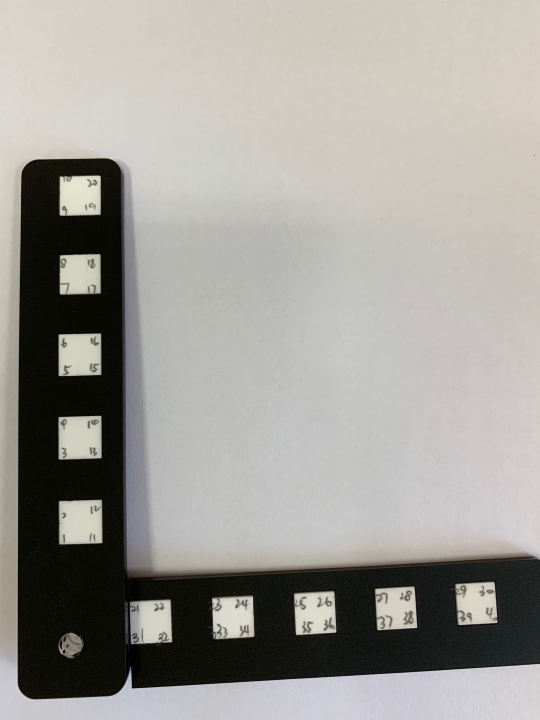
#> input picture sequence.jpg, 1080 x 1440 px (shown at 1/2 size)
$ python Htest.py ../sequence.jpg ../sequence.jpg
#> lines starting #> are read from the running program, lines starting #| are printed output that depends on the picture; long printed decimals are rounded
# -*- coding: utf-8 -*-
# @Author: Jiarui Wang(Jill)
# @Date:   2019-06-08 11:42:26
# @E-mail: e0386397@u.nus.edu
# @Last Modified time: 2019-08-08 16:06:18
import cv2 as cv
import numpy as np
import sys
import math
import operator
import scipy
import matplotlib.pyplot as plt
from numpy.linalg import lstsq
from numpy.linalg import inv
from scipy.spatial import Delaunay
########################################################################
#################################################################
# This is for estimating area in real world according to image.
# By building homography martrix
################################################################
########################################################################

img = cv.imread(sys.argv[1])
#> img is the input picture: shape (1440, 1080, 3); mean B, G, R 150.9, 156, 158.1
resizeAspect = 2
manualCorners=[]
contourPoints=[]
global min_x, min_y, width, height, point1, point2, ix, iy
global ROI
########################################################################
# Use image processing to find L ruler's corner pixel coordinate
########################################################################
# [73 lines left out: function getPixelCoordinateList, not called in this run]


########################################################################
# Sign real coordinates to corners
########################################################################
def getRealCoordinateList():
	patternPoints = []
	for i in range(0,10):
		patternPoints.append([0, 2.5+1.0*i, 0])

	for i in range(0,10):
		patternPoints.append([1.0, 2.5+1.0*i, 0])

	for i in range(0,10):
		patternPoints.append([1.5+1.0*i, 1.0, 0])

	for i in range(0,10):
		patternPoints.append([1.5+1.0*i, 0, 0])

	return patternPoints

########################################################################
# Use Ap=b to calculate homography matrix
########################################################################
def calculatehomographyMatrix(pixelList, realList):
	# Get matrix A from pixel(u,v) and real (x,y)
	A = []
	b = []
	length =  len(pixelList)
	for i in range(0, length):
		u = pixelList[i][0]
		v = pixelList[i][1]
		x = realList[i][0]
		y = realList[i][1]
		A.append([x, y, 1, 0, 0, 0, -1*u*x, -1*u*y])
		b.append([u])
	for i in range(0, length):
		u = pixelList[i][0]
		v = pixelList[i][1]
		x = realList[i][0]
		y = realList[i][1]
		A.append([0, 0, 0, x, y, 1, -1*v*x, -1*v*y])
		b.append([v])

	A = np.array(A)
	b = np.array(b)
	p, residuals, rank, sv = np.linalg.lstsq(A, b, -1)


	homography = [ [p[0][0], p[1][0], p[2][0]],
				   [p[3][0], p[4][0], p[5][0]],
				   [p[6][0], p[7][0], 1]]
	homography = np.array(homography)

	return homography


########################################################################
# Find countours of detected shape
########################################################################
# [73 lines left out: functions findContourPoints, calculateContourArea, correctnessTest, not called in this run]

########################################################################
# Given sortedCorner(pixel coordinates) and patternPoints(real coordinate)
# To calculate calibration matrix
########################################################################
def calculateCalibration(sortedCorners, patternPoints):
	camera_matrix = np.zeros((3, 3),'float32')
	height = img.shape[0]
	weight = img.shape[1]#3080
	focal = 18
	# [4 lines of commented-out code are left out]
	camera_matrix[0,0]= (focal/23.5)*weight
	camera_matrix[1,1]= (focal/15.6)*height
	camera_matrix[2,2]= 1.0
	camera_matrix[0,2]= img.shape[1]/2
	camera_matrix[1,2]= img.shape[0]/2

	dist_coefs = np.zeros(0,'float32')
	patternPoints = np.array(patternPoints, 'float32')
	sortedCorners = np.array(sortedCorners, 'float32')

	rms, camera_matrix, dist_coefs, rvecs, tvecs = cv.calibrateCamera(
		[patternPoints], [sortedCorners],
		(img.shape[1],img.shape[0]),
		camera_matrix,dist_coefs,
		flags=cv.CALIB_FIX_K3 + cv.CALIB_USE_INTRINSIC_GUESS)
	return rms, camera_matrix, dist_coefs, rvecs, tvecs


########################################################################
# Find 50 points on ruler, and cut all the other non-important thing
########################################################################
# [305 lines left out: functions findRulerCorners, cornerInLines, pointsFitting, almostEqual_Slope, on_mouse3, on_mouse2 and 5 more, not called in this run]


########################################################################
# Get euclidean Distance between A and B
########################################################################
def euclideanDistance(pointA, pointB):
	dist = math.sqrt((pointB[0] - pointA[0])**2 + (pointB[1] - pointA[1])**2)
	return dist


########################################################################
# Calculate the area given three coordinates
# input is like
# [[72.18761378 59.06871943]
# [37.96444783 35.71516127]
# [95.18101714 13.02890558]]
########################################################################
# [10 lines left out: function triArea, not called in this run]


########################################################################
# Get the pixels by mouse clicking and save to a vector
########################################################################
def getPixelCoordinateListByMouse():
	global min_x, min_y, width, height
	global ROI, manualCorners
	if( len(sys.argv) >2 and sys.argv[2] == "points"):

		gray = cv.cvtColor(img, cv.COLOR_BGR2GRAY)
		gray = cv.GaussianBlur(gray, (5,5),0)

		# select region of interest, so that corner detection can be more accurate
		cv.namedWindow('img', cv.WINDOW_NORMAL)
		cv.resizeWindow('img', int(img.shape[1]/resizeAspect), int(img.shape[0]/resizeAspect))
		cv.setMouseCallback('img', on_mouse)
		cv.imshow('img', img)
		cv.waitKey(0)
		print("get region of interest ...")

	# [22 lines of commented-out code are left out]

		ROI = img[min_y:min_y+height, min_x:min_x+width]
		cv.namedWindow('ROI', cv.WINDOW_NORMAL)
		cv.resizeWindow('ROI', int(height/resizeAspect), int(width/resizeAspect))
		cv.setMouseCallback('ROI', on_mouse2)
		cv.imshow('ROI', ROI)
		while(1):
			cv.imshow('ROI', ROI)
			k = cv.waitKey(20)&0xFF
			if k==27:
				break
			elif k == ord('d'):
				del manualCorners[len(manualCorners)-1]
				print ("delete one point, len is now,")
				print(manualCorners)
		cv.destroyAllWindows()
	else:
		#manualCorners = [(1859, 1019), (1866, 925), (1868, 839), (1874, 753), (1874, 670), (1879, 590), (1881, 512), (1883, 439), (1884, 364), (1890, 296), (1961, 1022), (1961, 936), (1965, 846), (1967, 761), (1967, 680), (1970, 603), (1967, 523), (1970, 446), (1971, 374), (1974, 305), (2006, 1180), (2092, 1189), (2189, 1197), (2279, 1206), (2371, 1211), (2460, 1220), (2551, 1227), (2638, 1231), (2726, 1238), (2815, 1244), (2000, 1275), (2093, 1282), (2187, 1288), (2281, 1294), (2375, 1302), (2468, 1309), (2557, 1315), (2645, 1322), (2735, 1331), (2823, 1334)]
		#the following is for front.JPG
		#manualCorners = [(1862, 1014), (1866, 924), (1869, 836), (1872, 752), (1875, 669), (1878, 589), (1881, 512), (1883, 440), (1884, 364), (1886, 294), (1957, 1023), (1960, 934), (1962, 846), (1964, 762), (1965, 679), (1966, 601), (1966, 521), (1967, 448), (1969, 373), (1970, 303), (2004, 1180), (2090, 1187), (2187, 1196), (2277, 1203), (2372, 1212), (2459, 1219), (2551, 1226), (2636, 1232), (2728, 1240), (2812, 1246), (2002, 1273), (2091, 1279), (2188, 1287), (2279, 1293), (2375, 1302), (2463, 1308), (2557, 1315), (2643, 1321), (2735, 1329), (2820, 1334)]


		# the following is for 2.JPG
		manualCorners = [(1572, 997), (1592, 954), (1613, 910), (1632, 870), (1651, 831), (1668, 794), (1686, 759), (1700, 728), (1716, 693), (1729, 663), (1659, 1007), (1678, 963), (1697, 919), (1713, 879), (1730, 839), (1745, 802), (1760, 766), (1773, 734), (1788, 699), (1800, 669), (1679, 1116), (1767, 1127), (1864, 1139), (1956, 1150), (2055, 1162), (2149, 1173), (2249, 1185), (2345, 1195), (2450, 1206), (2548, 1216), (1660, 1167), (1752, 1178), (1851, 1190), (1945, 1201), (2046, 1214), (2143, 1225), (2247, 1237), (2345, 1249), (2452, 1260), (2553, 1271)]

		# the following is for 1.jpg
		#manualCorners=[(258, 884), (256, 825), (254, 761), (252, 704), (250, 641), (247, 585), (243, 523), (241, 467), (239, 407), (237, 352), (318, 880), (316, 821), (313, 757), (310, 701), (308, 637), (304, 582), (301, 520), (299, 469), (295, 404), (292, 350), (364, 965), (422, 961), (485, 956), (538, 954), (605, 948), (663, 944), (724, 941), (782, 938), (837, 934), (900, 930), (367, 1025), (425, 1021), (489, 1015), (546, 1011), (609, 1007), (668, 1004), (730, 1000), (787, 995), (849, 990), (905, 987)]

	return manualCorners


########################################################################
# Test the area calculation using homography, delauny
########################################################################
# [29 lines left out: function testAreaCalculation, not called in this run]


########################################################################
# Transfer the image into calibrated ones.
########################################################################
def undistortImage(image, mtx, dist):
	pixelImg = image
	h, w = image.shape[:2]

	newcameramtx, roi = cv.getOptimalNewCameraMatrix(mtx, dist, (w,h),1,(w,h))
	dst = cv.undistort(pixelImg, mtx, dist, None, newcameramtx)

	cv.namedWindow('calibrated', cv.WINDOW_NORMAL)
	cv.resizeWindow('calibrated', int(image.shape[1]/resizeAspect), int(image.shape[0]/resizeAspect))
	cv.imshow('calibrated', dst)
	cv.waitKey(0)


	return calibrated


def main():

	print("Get pixel coordinates of corners...")
	#pixelCoordinates = getPixelCoordinateList()
	pixelCoordinates = getPixelCoordinateListByMouse()
	print("Successfully get pixel coordinates, shown as bellow: ")
	print(pixelCoordinates)
	print("length is", len(pixelCoordinates))

	print("Get real coordinates of corners ...")
	realCoordinates = getRealCoordinateList()
	print("Successfully get real coordinates, shown as bellow:")
	print(realCoordinates)

	print("Calculate homography matrix ...")
	homography =  calculatehomographyMatrix(pixelCoordinates, realCoordinates)
	print("Successfully get homography matrix, shown as bellow:")
	print(homography)

	# print("Test the correctness of area ...")
	# testAreaCalculation(homography)

	print("Test the avalibility of calibration model ...")
	rms, camera_matrix, dist_coefs, rvecs, tvecs = calculateCalibration(pixelCoordinates, realCoordinates)
	print("Successfully get calibration, shown as bellow")
	print("\nRMS:", rms)
	print("camera matrix:\n", camera_matrix)
	print("distortion coefficients: \n", dist_coefs.ravel())
	print("rotation vector:\n ", rvecs)
	print("translation vector:\n ", tvecs)


	print("transfer the img into calibrated ones ...")
	calibratedImg = undistortImage(img, camera_matrix, dist_coefs)


if __name__ == '__main__':
    main()
#| RMS: 9.583
#| camera matrix:
#|  [[ 1.31239741e+03  0.00000000e+00 -5.32122141e+01]
#|  [ 0.00000000e+00  1.75944007e+03  1.19240093e+03]
#|  [ 0.00000000e+00  0.00000000e+00  1.00000000e+00]]
#| distortion coefficients:
#|  [-0.03694 -0.008175 -0.07065  0.0647  0.        ]
#| rotation vector:
#|   (array([[ 2.238],
#|        [ 0.8444],
#|        [-0.5474]]),)
#| translation vector:
#|   (array([[25.811 ],
#|        [ 0.7912],
#|        [24.529]]),)
#> in undistortImage, `dst = cv.undistort(pixelImg, mtx, dist, None, newcameramtx)`:
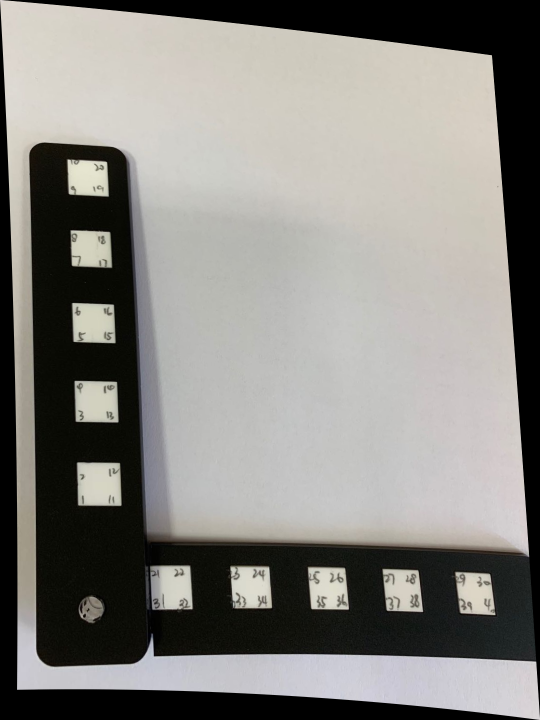
#> dst: shape (1440, 1080, 3) (shown at 1/2 size); mean B, G, R 127.3, 131.7, 133.3
#> (the run stopped early here; a loop or call above may not have finished)
